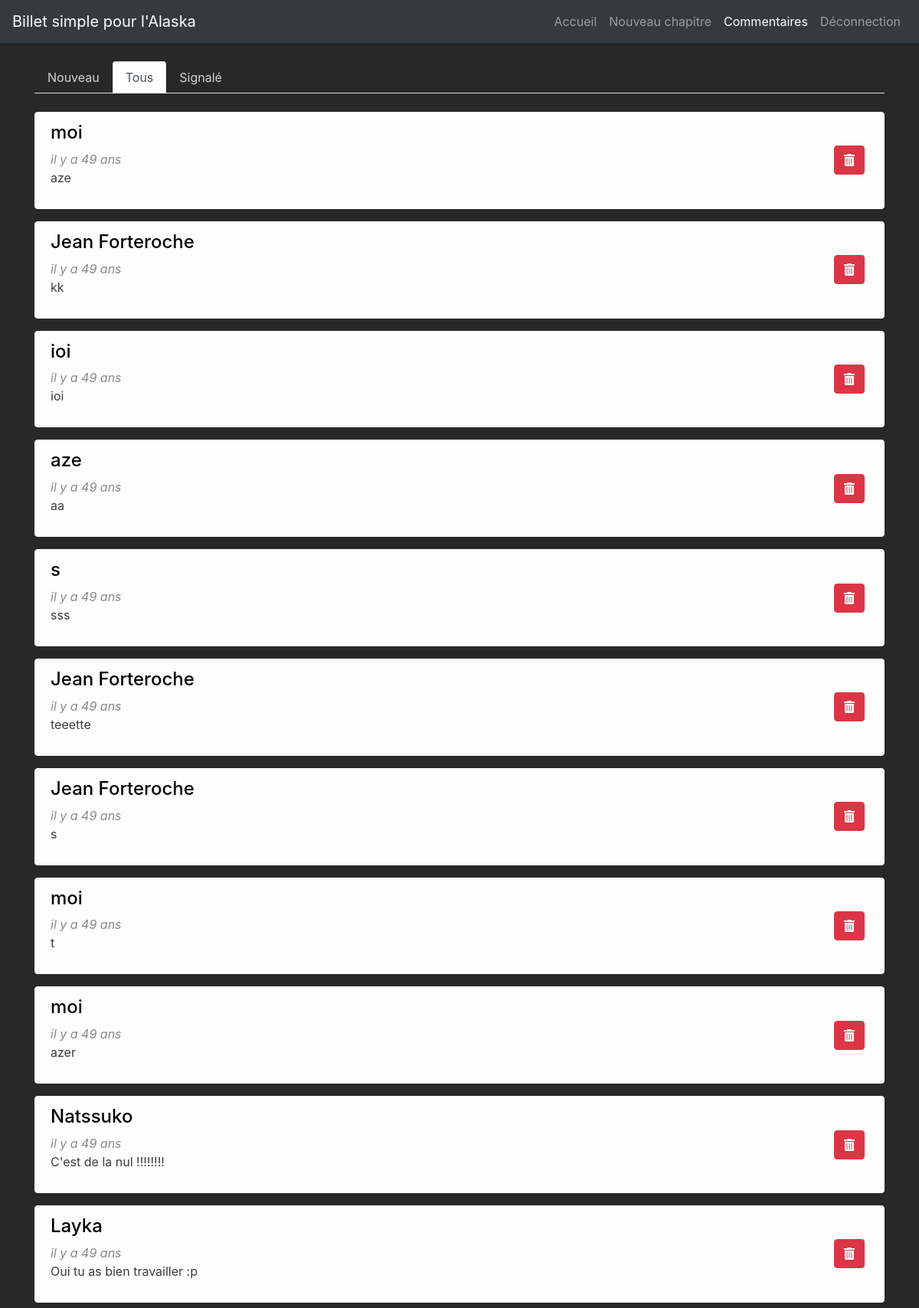
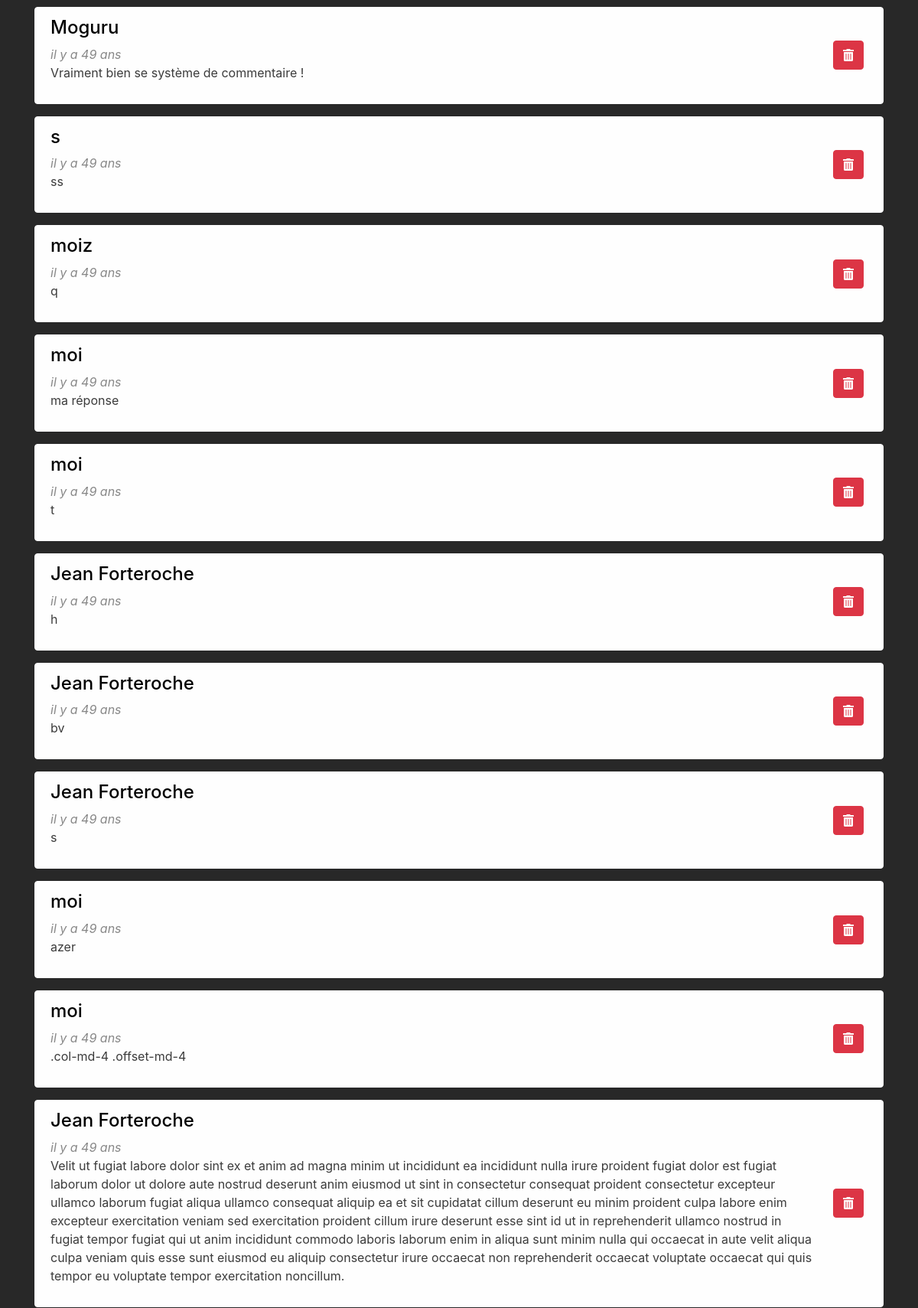
Screenshot of /index.php?action=allComments&p=1 (signed in, upper part) with the database file from the repository (2 pictures, top to bottom).
### tables this page shows
CREATE TABLE `comments` (
  `id` int(11) NOT NULL,
  `post_id` int(11) NOT NULL,
  `author` varchar(255) NOT NULL,
  `comment` text NOT NULL,
  `comment_date` datetime NOT NULL,
  `reported` int(11) NOT NULL,
  `by_author` tinyint(1) NOT NULL DEFAULT '0',
  `reply` int(11) DEFAULT NULL
);

### controller/controller.php (called while the page is built, shortened)
<?php
require_once('model/dataBase.php');
require_once('model/commentsManager.php');
require_once('model/relativeTime.php');
function getAllComments()
{
	$time = new \projet8\time();
	$p = 1;
	$commentsManager = new \projet8\commentsManager();
	$posts = $commentsManager->getAllComments();
	require('view/commentsView.php');
}

### model/dataBase.php (called while the page is built, shortened)
<?php
class  dataBase{
	private $db_name;
	private $db_user;
	private $db_pass;
	private $db_host;
	public function  __construct($db_name='project8', $db_user = 'root', $db_pass = '', $db_host = 'localhost'){
		$this->db_name = $db_name;
		$this->db_user = $db_user;
		$this->db_pass = $db_pass;
		$this->db_host = $db_host;
	}
	private function getPDO(){
		$pdo = new PDO('mysql:host='.$this->db_host.';dbname='.$this->db_name.';charset=utf8', $this->db_user, $this->db_pass);
		return $pdo;
	}
	public function query($statement){
		$req = $this->getPDO()->query($statement);
		$data = $req->fetchAll(PDO::FETCH_OBJ);
		return $data;
	}
}

### model/commentsManager.php (called while the page is built, shortened)
<?php
class commentsManager extends \projet8\dataBase
{
	public function getAllComments(){
		$posts = $this->query('SELECT *
						FROM comments
						ORDER BY comment_date DESC');
		return $posts;
	}
}

### model/relativeTime.php (called while the page is built, shortened)
<?php
class time{
	 function relativetime($comment_date){
	 	                $sub = time() - $comment_date;
                if($sub < 3600){
                   if($sub < 60){
                    return 'maintenant';
                   }elseif($sub < 120){
                    return 'il y a 1 minute';
                   }else{
                    return 'il y a ' . round($sub/60) . ' minutes';
                   }
                }elseif($sub < 82800){
                    if($sub < 7200){
                        return 'il y a 1 heure';
                    }else{
                        return 'il y a ' . round($sub/3600) . ' heures';
                    }
                }elseif($sub < 518400){
                    if($sub < 172800){
                        return 'il y a 1 jour';
                    }else{
                        return 'il y a ' . round($sub/86400) . ' jours';
                    }
                }elseif($sub < 28886400){
                    if($sub < 3628800){
                        return 'il y a 1 mois';
                    }else{
                        return 'il y a ' . round($sub/2563200) . ' mois';
                    }
                }else{
                    if($sub < 47174400){
                        return 'il y a 1 an';
                    }else{
                        return 'il y a ' . round($sub/31449600) . ' ans';
                    }
                }
            }
}

### view/commentsView.php (the view, shortened to what this page needs)
 <div class="container">
<br>
<div>
<ul class="nav nav-tabs">
  <li class="nav-item">
    <a class="light-grey nav-link <?php if($p == 0){echo('active');} ?>" id="new" href="./index.php?action=allComments&amp;p=0">Nouveau</a>
  </li>
  <li class="nav-item">
    <a class="light-grey nav-link <?php if($p == 1){echo('active');} ?>"  id="all" href="./index.php?action=allComments&amp;p=1">Tous</a>
  </li>
  <li class="nav-item">
    <a class="light-grey nav-link <?php if($p == 2){echo('active');} ?>" id="reported" href="./index.php?action=allComments&amp;p=2">Signalé</a>
  </li>
</ul>
<br>
		<?php
    	if(empty($posts)){
    		if($p == 0){
    			echo("<em> Il n'y a aucun nouveau comentaire </em>");
    		}elseif($p == 1){
    			echo("<em> Il n'y a aucun comentaire </em>");
    		}else{
    			echo("<em> Il n'y a aucun comentaire signalé</em>");
    		}
    	}else{
	        foreach ($posts as $post){
	        ?>
	        <a class="text-decoration" href="./index.php?action=post&amp;id=<?= $post->post_id ?>#<?= $post->id ?>">
				<div class="alert <?php
										if($p == 0){
							    			echo("alert-light");
							    		}elseif($p == 1){
											echo("alert-light");
							    		}else{
							    			echo("alert-danger");
							    		}
									?>">
					<h4 class="black"> <?= $post->author ?></h4>
					<em class="grey"> <?= $time->relativeTime($post->comment_date) ?></em>
					<p class="dark-grey allCommentP"> <?= $post->comment ?></p>
								<form action="index.php?action=deleteComment&amp;id=<?= $post->id ?>&amp;p=<?= $p ?>" method="post">
									<button type="submit" class="btn-right-trash btn btn-danger" title="Supprimer ce message"><i class="fas fa-trash-alt"></i></button>
								</form>
				</div>
			</a>
        <?php
        	}
        }
        ?>
</div>
</div>
<?php require('view/template/template.php'); ?>

### public/css/style.css (style rules this page uses)
body, html { height: 100%; margin: 0; background-color: #282828; color: white; }
.grey { color: hsl(0, 0%, 53.3%); }
.black { color: black; }
.dark-grey { color: hsl(0, 0%, 23.3%); }
.light-grey { color: hsl(0, 0%, 83.3%); }
.btn-right-trash { position: absolute; right: 0; top: 50%; transform: translateY(-50%); margin-right: 25px; }
.allCommentP { margin-right: 70px; }
.container { min-height: 100%; }

### rows the page displays
comments: author "moi", comment_date "il y a 49 ans", comment "aze"
comments: author "Jean Forteroche", comment_date "il y a 49 ans", comment "kk"
comments: author "ioi", comment_date "il y a 49 ans", comment "ioi"
comments: author "aze", comment_date "il y a 49 ans", comment "aa"
comments: author "s", comment_date "il y a 49 ans", comment "sss"
comments: author "Jean Forteroche", comment_date "il y a 49 ans", comment "teeette"
comments: author "Jean Forteroche", comment_date "il y a 49 ans", comment "s"
comments: author "moi", comment_date "il y a 49 ans", comment "t"
comments: author "moi", comment_date "il y a 49 ans", comment "azer"
comments: author "Natssuko", comment_date "il y a 49 ans", comment "C'est de la nul !!!!!!!!"
comments: author "Layka", comment_date "il y a 49 ans", comment "Oui tu as bien travailler :p"
comments: author "Moguru", comment_date "il y a 49 ans", comment "Vraiment bien se système de commentaire !"
comments: author "s", comment_date "il y a 49 ans", comment "ss"
comments: author "moiz", comment_date "il y a 49 ans", comment "q"
comments: author "moi", comment_date "il y a 49 ans", comment "ma réponse"
comments: author "moi", comment_date "il y a 49 ans", comment "t"
comments: author "Jean Forteroche", comment_date "il y a 49 ans", comment "h"
comments: author "Jean Forteroche", comment_date "il y a 49 ans", comment "bv"
comments: author "Jean Forteroche", comment_date "il y a 49 ans", comment "s"
comments: author "moi", comment_date "il y a 49 ans", comment "azer"
comments: author "moi", comment_date "il y a 49 ans", comment ".col-md-4 .offset-md-4"
comments: author "Jean Forteroche", comment_date "il y a 49 ans", comment "Velit ut fugiat labore dolor sint ex et anim ad magna minim ut incididunt ea incididunt nulla irure proident fugiat dolor est fugiat laborum dolor ut dolore aute nostrud deserunt anim eiusmod ut sint in consectetur consequat proident consectetur excepteur ullamco laborum fugiat aliqua ullamco consequat aliquip ea et sit cupidatat cillum deserunt eu minim proident culpa labore enim excepteur exercitation veniam sed exercitation proident cillum irure deserunt esse sint id ut in reprehenderit ullamco nostrud in fugiat tempor fugiat qui ut anim incididunt commodo laboris laborum enim in aliqua sunt minim nulla qui occaecat in aute velit aliqua culpa veniam quis esse sunt eiusmod eu aliquip…"
